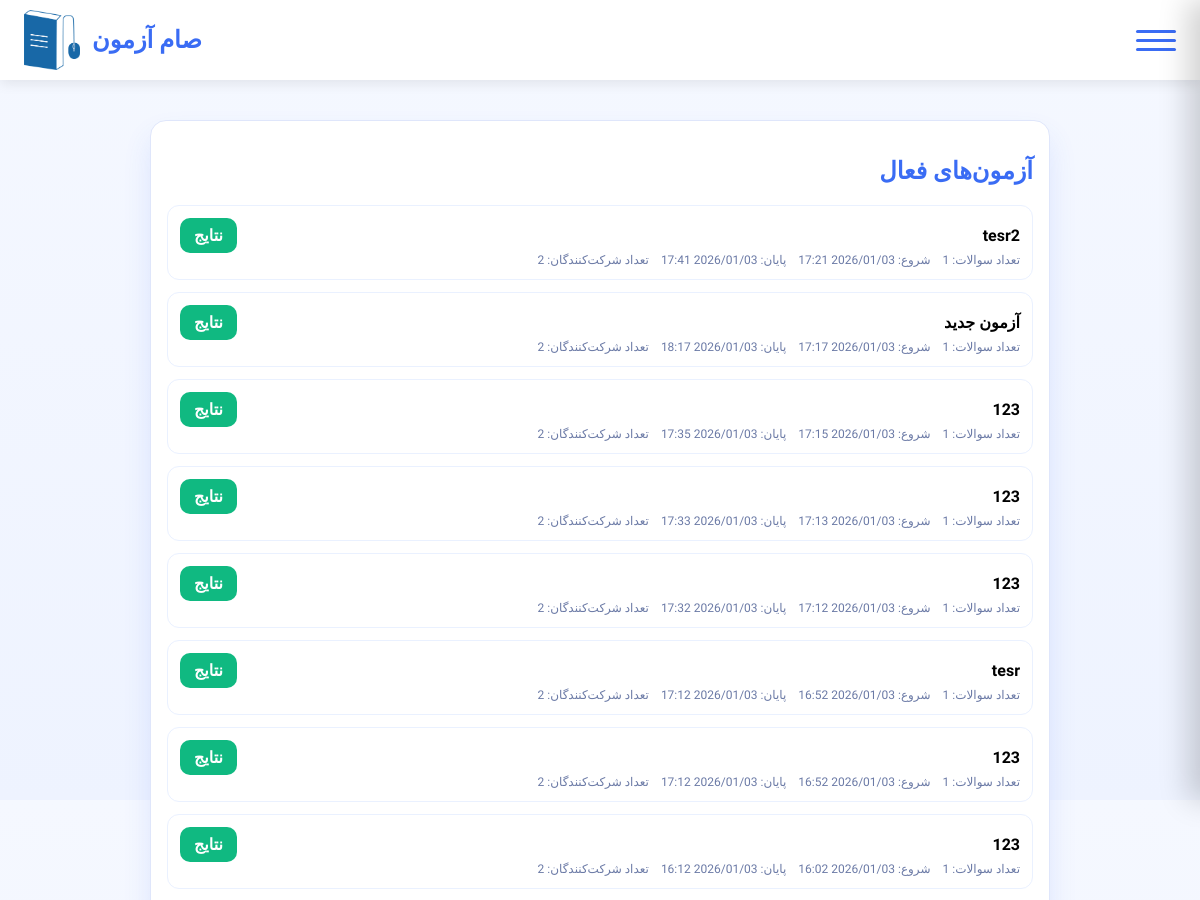
The page /accounts/exams/ (signed in, upper part) on the database as committed earlier.
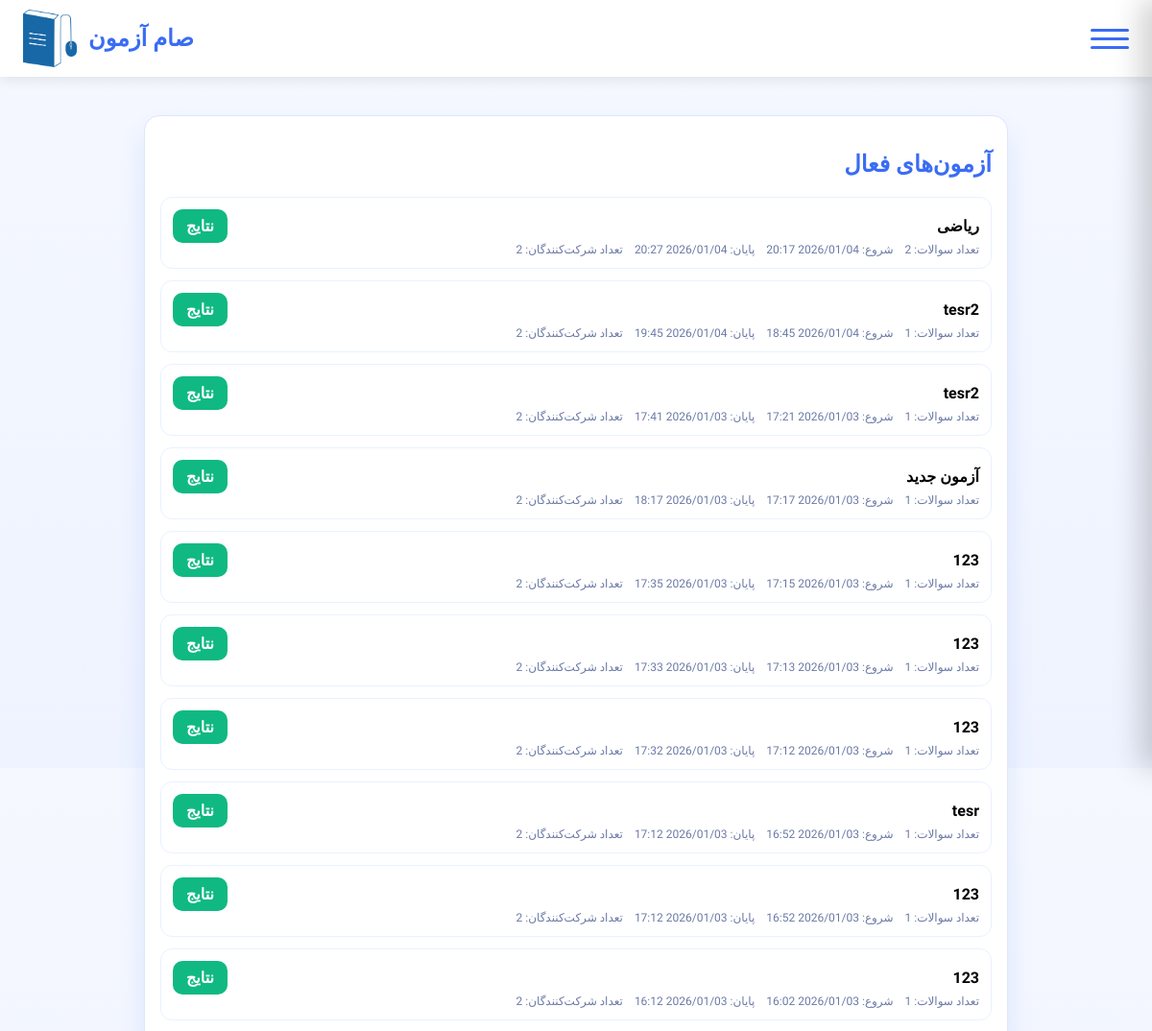
The same page on the database as committed later.
### accounts/models.py (models this page shows, shortened)
class Exam(models.Model):
    name = models.CharField(max_length=200)
    classroom = models.ForeignKey('Classroom', on_delete=models.CASCADE, related_name='exams')
    num_questions = models.PositiveIntegerField(default=0)
    created_by = models.ForeignKey(settings.AUTH_USER_MODEL, on_delete=models.CASCADE, related_name='created_exams')
    students = models.ManyToManyField(settings.AUTH_USER_MODEL, related_name='exams', blank=True)
    created_at = models.DateTimeField(auto_now_add=True)
    source_exam = models.ForeignKey('self', null=True, blank=True, on_delete=models.SET_NULL, related_name='derived_exams')
    shuffle_per_student = models.BooleanField(default=True)
    duration = models.PositiveIntegerField(default=60, help_text="Duration in minutes")
    start_time = models.DateTimeField(null=True, blank=True)
    end_time = models.DateTimeField(null=True, blank=True)
    class Meta:
        verbose_name = "آزمون"
        verbose_name_plural = "آزمون‌ها"

### accounts/views.py (the view)
# urls.py: path('exams/', ExamsListView.as_view(), name='exam_list'),
@method_decorator(login_required, name="dispatch")
class ExamsListView(TemplateView):
    template_name = "accounts/exam_list.html"
    def dispatch(self, request, *args, **kwargs):
        u = request.user
        is_instructor = (getattr(getattr(u, 'role', None), 'code', '') == 'instructor')
        is_student = (getattr(getattr(u, 'role', None), 'code', '') == 'student')
        if not (is_instructor or is_student):
            return redirect('profile')
        return super().dispatch(request, *args, **kwargs)
    def get_context_data(self, **kwargs):
        ctx = super().get_context_data(**kwargs)
        u = self.request.user
        is_student = (getattr(getattr(u, 'role', None), 'code', '') == 'student')
        ctx['now'] = timezone.now()
        if is_student:
            ctx['is_student_view'] = True
            assignments = ExamAssignment.objects.filter(student=u).select_related('exam').order_by('-created_at')
            exams = []
            completed_ids = []
            for asm in assignments:
                exams.append(asm.exam)
                if asm.completed_at:
                    completed_ids.append(asm.exam.id)
            ctx['exams'] = exams
            ctx['completed_exam_ids'] = completed_ids
        else:
            ctx['exams'] = Exam.objects.filter(created_by=u).order_by('-created_at')
        return ctx

### templates/accounts/exam_list.html (shortened to what this page needs)
{% extends "base.html" %}
{% block body_class %}exams-list{% endblock %}
{% block content %}
<div class="wrap">
  <div class="card">
    <h2 class="title">آزمون‌های فعال</h2>
    <div class="grid">
      {% for e in exams %}
      <div class="item">
        <div style="display:flex;justify-content:space-between;align-items:center;gap:12px;">
          <div><strong>{{ e.name }}</strong></div>
          {% if is_student_view %}
            {% if e.id in completed_exam_ids %}
                <div style="display:flex;gap:8px;align-items:center;">
                    <span class="status-finished">تمام شد</span>
                    <a href="{% url 'exam_result' e.id %}" class="btn-report" style="text-decoration:none;font-size:13px;padding:6px 12px;border-radius:10px;font-weight:700;">کارنامه</a>
                </div>
            {% else %}
                {% if e.start_time and e.start_time > now %}
                    <div class="countdown-timer" data-start="{{ e.start_time|date:'U' }}" data-exam-id="{{ e.id }}">
                        <span class="timer-text">شروع تا: </span>
                        <span class="timer-value">...</span>
                    </div>
                    <a href="/accounts/exams/{{ e.id }}/start/" id="btn-start-{{ e.id }}" class="btn-start" title="شروع آزمون" style="display:none;">شروع</a>
                {% else %}
                    <a href="/accounts/exams/{{ e.id }}/start/" class="btn-start" title="شروع آزمون">شروع</a>
                {% endif %}
            {% endif %}
          {% else %}
            {% if e.end_time and e.end_time < now %}
                <a href="{% url 'instructor_exam_report' e.id %}" class="btn-start" style="background:#10b981 !important;">نتایج</a>
            {% elif e.start_time and e.start_time > now %}
                <span style="color:#f59e0b; font-weight:700; font-size:14px;">در انتظار شروع آزمون</span>
            {% else %}
                <span style="color:#3b82f6; font-weight:700; font-size:14px;">در حال اجرا</span>
            {% endif %}
          {% endif %}
        </div>
        <div class="meta">
          <span>تعداد سوالات: {{ e.num_questions }}</span>
          {% if e.start_time %}<span>شروع: {{ e.start_time|date:"Y/m/d H:i" }}</span>{% endif %}
          {% if e.end_time %}<span>پایان: {{ e.end_time|date:"Y/m/d H:i" }}</span>{% endif %}
          {% if not is_student_view %}<span>تعداد شرکت‌کنندگان: {{ e.students.count }}</span>{% endif %}
        </div>
      </div>
      {% empty %}
      <div class="item">هنوز آزمونی تعریف نشده است</div>
      {% endfor %}
    </div>
  </div>
</div>
{% endblock %}

Rows that differ between the two databases and show on the page:
added Exam: name "ریاضی", shows "نتایج", num_questions "2", start_time "2026/01/04 20:17", end_time "2026/01/04 20:27", students.count "2"
added Exam: name "tesr2", shows "نتایج", num_questions "1", start_time "2026/01/04 18:45", end_time "2026/01/04 19:45", students.count "2"
